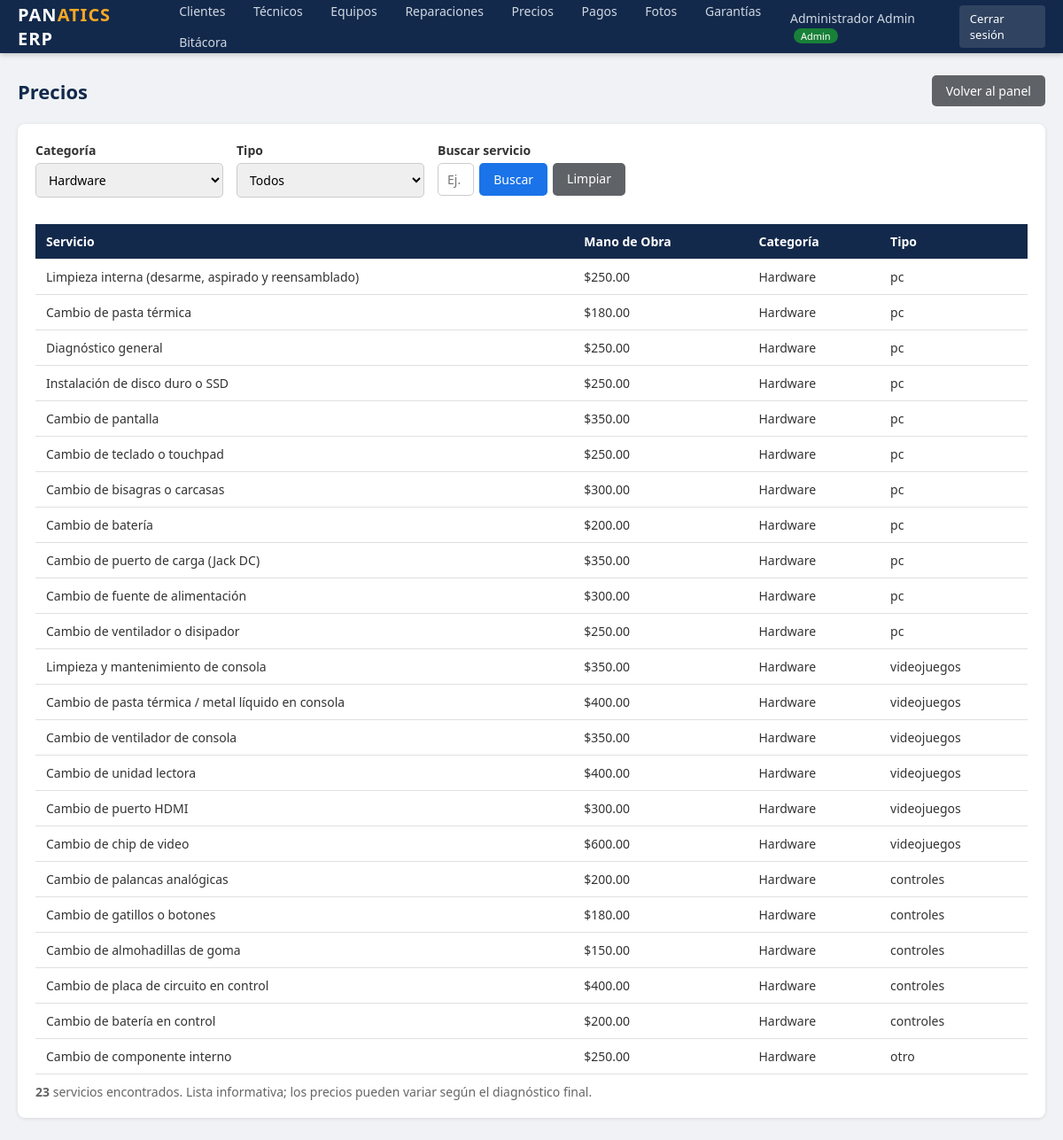
The page /precios/index.php?categoria=Hardware (signed in) on the database its author committed.
### tables this page shows
CREATE TABLE IF NOT EXISTS `precios` (
  `servicio` text NOT NULL,
  `mano_de_obra` int NOT NULL,
  `categoria` varchar(15) NOT NULL,
  `tipo` varchar(15) NOT NULL
);

### precios/index.php (the view, shortened to what this page needs)
<?php
require_once __DIR__ . '/../includes/templates.php';
$conn = conectarBD();
$where = '';
$cat = isset($_GET['categoria']) ? $conn->real_escape_string($_GET['categoria']) : '';
$tipo = isset($_GET['tipo']) ? $conn->real_escape_string($_GET['tipo']) : '';
$q = isset($_GET['q']) ? $conn->real_escape_string($_GET['q']) : '';
if ($cat !== '') { $where .= " WHERE categoria = '$cat'"; }
$sql = "SELECT servicio, mano_de_obra, categoria, tipo FROM precios$where";
$result = $conn->query($sql);
?>
<div class="page-header">
    <h1>Precios</h1>
    <div style="display:flex;gap:8px;">
        <a href="../index.php" class="btn btn-secondary">Volver al panel</a>
    </div>
</div>
<div class="card">
    <form method="GET" action="index.php" style="margin-bottom:15px;">
        <div class="form-row">
            <div class="form-group">
                <label>Categoría</label>
                <select name="categoria" onchange="this.form.submit()">
                    <option value="Hardware" <?php echo $cat === 'Hardware' ? 'selected' : ''; ?>>Hardware</option>
                </select>
            </div>
            <div class="form-group">
                <label>Tipo</label>
                <select name="tipo" onchange="this.form.submit()">
                    <option value="">Todos</option>
                </select>
            </div>
            <div class="form-group" style="flex:1 1 220px;">
                <label>Buscar servicio</label>
                <div style="display:flex;gap:6px;">
                    <input type="text" name="q" value="<?php echo htmlspecialchars($q); ?>" placeholder="Ej. pantalla, formateo...">
                    <button type="submit" class="btn btn-primary">Buscar</button>
                    <?php if ($cat !== '' || $tipo !== '' || $q !== ''): ?>
                        <a href="index.php" class="btn btn-secondary">Limpiar</a>
                    <?php endif; ?>
                </div>
            </div>
        </div>
    </form>
    <div class="table-responsive">
        <table class="data">
            <thead>
                <tr>
                    <th>Servicio</th>
                    <th>Mano de Obra</th>
                    <th>Categoría</th>
                    <th>Tipo</th>
                </tr>
            </thead>
            <tbody>
                <?php if ($result->num_rows > 0): ?>
                    <?php while ($row = $result->fetch_assoc()): ?>
                        <tr>
                            <td><?php echo htmlspecialchars($row['servicio']); ?></td>
                            <td>$<?php echo number_format((float)$row['mano_de_obra'], 2); ?></td>
                            <td><?php echo htmlspecialchars($row['categoria']); ?></td>
                            <td><?php echo htmlspecialchars($row['tipo']); ?></td>
                        </tr>
                    <?php endwhile; ?>
                <?php else: ?>
                    <tr><td colspan="4" style="text-align:center;color:#888;">No hay precios que coincidan con el filtro.</td></tr>
                <?php endif; ?>
            </tbody>
        </table>
    </div>
    <p style="color:#666;margin-top:10px;"><strong><?php echo $result->num_rows; ?></strong> servicios encontrados. Lista informativa; los precios pueden variar según el diagnóstico final.</p>
</div>

### assets/css/style.css (style rules this page uses)
* { margin: 0; padding: 0; box-sizing: border-box; }
body { font-family: 'Segoe UI', Tahoma, Geneva, Verdana, sans-serif; background: #f0f2f5; color: #333; font-size: 14px; }
a { color: #1a73e8; text-decoration: none; }
.card { background: #fff; border-radius: 8px; box-shadow: 0 1px 4px rgba(0,0,0,.1); padding: 20px; margin-bottom: 20px; }
.page-header { display: flex; justify-content: space-between; align-items: center; margin-bottom: 20px; }
.page-header h1 { font-size: 22px; color: #13294b; }
.btn { display: inline-block; padding: 8px 16px; border: none; border-radius: 5px; cursor: pointer; font-size: 14px; font-family: inherit; text-decoration: none; transition: background .2s; }
.btn-primary { background: #1a73e8; color: #fff; }
.btn-secondary { background: #5f6368; color: #fff; }
.table-responsive { overflow-x: auto; }
table.data { width: 100%; border-collapse: collapse; background: #fff; }
table.data th, table.data td { padding: 10px 12px; text-align: left; border-bottom: 1px solid #e0e0e0; }
table.data th { background: #13294b; color: #fff; font-weight: 600; white-space: nowrap; }
.form-group { margin-bottom: 15px; }
.form-group label { display: block; font-weight: 600; margin-bottom: 5px; color: #333; }
.form-group input[type="text"], .form-group input[type="email"], .form-group input[type="password"], .form-group input[type="number"], .form-group input[type="datetime-local"], .form-group input[type="date"], .form-group input[type="file"], .form-group select, .form-group textarea { width: 100%; padding: 8px 10px; border: 1px solid #ccc; border-radius: 5px; font-size: 14px; font-family: inherit; }
.form-row { display: grid; grid-template-columns: repeat(auto-fill, minmax(210px, 1fr)); gap: 15px; }

### rows shown on the page
precios: servicio "Limpieza interna (desarme, aspirado y reensamblado)", mano_de_obra "250.00", categoria "Hardware", tipo "pc"
precios: servicio "Cambio de pasta térmica", mano_de_obra "180.00", categoria "Hardware", tipo "pc"
precios: servicio "Diagnóstico general", mano_de_obra "250.00", categoria "Hardware", tipo "pc"
precios: servicio "Instalación de disco duro o SSD", mano_de_obra "250.00", categoria "Hardware", tipo "pc"
precios: servicio "Cambio de pantalla", mano_de_obra "350.00", categoria "Hardware", tipo "pc"
precios: servicio "Cambio de teclado o touchpad", mano_de_obra "250.00", categoria "Hardware", tipo "pc"
precios: servicio "Cambio de bisagras o carcasas", mano_de_obra "300.00", categoria "Hardware", tipo "pc"
precios: servicio "Cambio de batería", mano_de_obra "200.00", categoria "Hardware", tipo "pc"
precios: servicio "Cambio de puerto de carga (Jack DC)", mano_de_obra "350.00", categoria "Hardware", tipo "pc"
precios: servicio "Cambio de fuente de alimentación", mano_de_obra "300.00", categoria "Hardware", tipo "pc"
precios: servicio "Cambio de ventilador o disipador", mano_de_obra "250.00", categoria "Hardware", tipo "pc"
precios: servicio "Limpieza y mantenimiento de consola", mano_de_obra "350.00", categoria "Hardware", tipo "videojuegos"
precios: servicio "Cambio de pasta térmica / metal líquido en consola", mano_de_obra "400.00", categoria "Hardware", tipo "videojuegos"
precios: servicio "Cambio de ventilador de consola", mano_de_obra "350.00", categoria "Hardware", tipo "videojuegos"
precios: servicio "Cambio de unidad lectora", mano_de_obra "400.00", categoria "Hardware", tipo "videojuegos"
precios: servicio "Cambio de puerto HDMI", mano_de_obra "300.00", categoria "Hardware", tipo "videojuegos"
precios: servicio "Cambio de chip de video", mano_de_obra "600.00", categoria "Hardware", tipo "videojuegos"
precios: servicio "Cambio de palancas analógicas", mano_de_obra "200.00", categoria "Hardware", tipo "controles"
precios: servicio "Cambio de gatillos o botones", mano_de_obra "180.00", categoria "Hardware", tipo "controles"
precios: servicio "Cambio de almohadillas de goma", mano_de_obra "150.00", categoria "Hardware", tipo "controles"
precios: servicio "Cambio de placa de circuito en control", mano_de_obra "400.00", categoria "Hardware", tipo "controles"
precios: servicio "Cambio de batería en control", mano_de_obra "200.00", categoria "Hardware", tipo "controles"
precios: servicio "Cambio de componente interno", mano_de_obra "250.00", categoria "Hardware", tipo "otro"

### other values the page prints
$result->num_rows "23"
